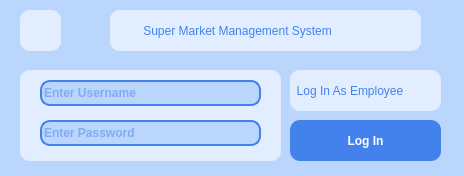
<?xml version="1.0" encoding="UTF-8"?>
<ui version="4.0">
 <class>EmployeeLoginForm</class>
 <widget class="QDialog" name="EmployeeLoginForm">
  <property name="geometry">
   <rect>
    <x>0</x>
    <y>0</y>
    <width>464</width>
    <height>176</height>
   </rect>
  </property>
  <property name="minimumSize">
   <size>
    <width>464</width>
    <height>176</height>
   </size>
  </property>
  <property name="maximumSize">
   <size>
    <width>464</width>
    <height>176</height>
   </size>
  </property>
  <property name="windowTitle">
   <string>Dialog</string>
  </property>
  <property name="styleSheet">
   <string notr="true">QDialog {
	background-color: #BBD6FD;
}
</string>
  </property>
  <widget class="QPushButton" name="ButtonLogIn">
   <property name="geometry">
    <rect>
     <x>290</x>
     <y>120</y>
     <width>151</width>
     <height>41</height>
    </rect>
   </property>
   <property name="styleSheet">
    <string notr="true">QPushButton {
	color: white;
	font-weight: bold;
	background-color: #4382EC;
	border-radius: 10px;
	text-align: center;
}

QPushButton:hover {
	color: #4382EC;
	font-weight: bold;
	background-color: #E2EEFF;
	border-radius: 10px;
	border: 2px solid #4382EC;
}

QPushButton:pressed {
color: #E2EEFF;
background-color: #3569B2;
border: 3px solid #BBD6FD;
}
	</string>
   </property>
   <property name="text">
    <string>Log In</string>
   </property>
  </widget>
  <widget class="QFrame" name="frameText">
   <property name="geometry">
    <rect>
     <x>20</x>
     <y>70</y>
     <width>261</width>
     <height>91</height>
    </rect>
   </property>
   <property name="styleSheet">
    <string notr="true">QFrame 
{
background-color: #E2EEFF;
border-radius: 10px;
}</string>
   </property>
   <property name="frameShape">
    <enum>QFrame::StyledPanel</enum>
   </property>
   <property name="frameShadow">
    <enum>QFrame::Raised</enum>
   </property>
   <widget class="QLineEdit" name="userName">
    <property name="geometry">
     <rect>
      <x>20</x>
      <y>10</y>
      <width>221</width>
      <height>26</height>
     </rect>
    </property>
    <property name="styleSheet">
     <string notr="true">QLineEdit
{
background-color : #BBD6FD;
color: #4382EC;
border: 2px solid #4382EC;
border-radius: 10px;
font-weight: bold;
}

QLineEdit:hover
{
background-color : #BBD6FD;
border: 3px solid #4382EC;
border-radius: 10px;
font-weight: bolder;
}

QLineEdit:focus
{
background-color : #BBD6FD;
border: 3px solid #4382EC;
border-radius: 10px;
color: #4382EC;
font-weight: italic;
}</string>
    </property>
    <property name="placeholderText">
     <string>Enter Username</string>
    </property>
   </widget>
   <widget class="QLineEdit" name="password">
    <property name="geometry">
     <rect>
      <x>20</x>
      <y>50</y>
      <width>221</width>
      <height>26</height>
     </rect>
    </property>
    <property name="styleSheet">
     <string notr="true">QLineEdit
{
background-color : #BBD6FD;
color: #4382EC;
border: 2px solid #4382EC;
border-radius: 10px;
font-weight: bold;
}

QLineEdit:hover
{
background-color : #BBD6FD;
border: 3px solid #4382EC;
border-radius: 10px;
font-weight: bolder;
}

QLineEdit:focus
{
background-color : #BBD6FD;
border: 3px solid #4382EC;
border-radius: 10px;
color: #4382EC;
font-weight: italic;
}</string>
    </property>
    <property name="echoMode">
     <enum>QLineEdit::Password</enum>
    </property>
    <property name="placeholderText">
     <string>Enter Password</string>
    </property>
   </widget>
  </widget>
  <widget class="QLabel" name="labelAppName">
   <property name="geometry">
    <rect>
     <x>110</x>
     <y>10</y>
     <width>311</width>
     <height>41</height>
    </rect>
   </property>
   <property name="styleSheet">
    <string notr="true">QLabel {
	color: #4382EC;
	font: 900 11pt &quot;Roboto&quot;;
	border-radius: 10px;
	text-align: center;
	background-color: #E2EEFF;
}
	</string>
   </property>
   <property name="text">
    <string>          Super Market Management System </string>
   </property>
  </widget>
  <widget class="QLabel" name="labelAppLogin">
   <property name="geometry">
    <rect>
     <x>290</x>
     <y>70</y>
     <width>151</width>
     <height>41</height>
    </rect>
   </property>
   <property name="styleSheet">
    <string notr="true">QLabel {
	color: #4382EC;
	font: 900 11pt &quot;Roboto&quot;;
	border-radius: 10px;
	text-align: center;
	background-color: #E2EEFF;
}
	</string>
   </property>
   <property name="text">
    <string>  Log In As Employee</string>
   </property>
  </widget>
  <widget class="QPushButton" name="buttonBack">
   <property name="geometry">
    <rect>
     <x>20</x>
     <y>10</y>
     <width>41</width>
     <height>41</height>
    </rect>
   </property>
   <property name="styleSheet">
    <string notr="true">QPushButton
{
image:url(&quot;:/images/Back.svg&quot;);
background-color: #E2EEFF;
color: white;
border-radius: 10px;
text-align: center;
}

QPushButton:hover {
	color: #4382EC;
	font-weight: bold;
	background-color: #E2EEFF;
	border-radius: 10px;
	border: 2px solid #4382EC;
}

QPushButton:pressed {
color: #E2EEFF;
border: 4px solid #BBD6FD;
}
	</string>
   </property>
   <property name="text">
    <string/>
   </property>
  </widget>
 </widget>
 <resources/>
 <connections/>
</ui>
